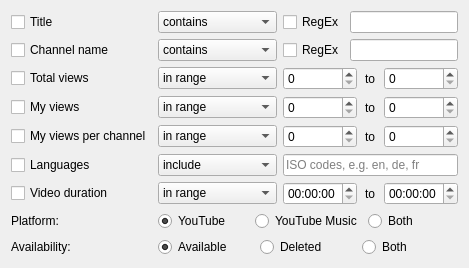
       <widget class="QWidget" name="property_filters_tab">
        <attribute name="title">
         <string>Property filters</string>
        </attribute>
        <layout class="QVBoxLayout" name="verticalLayout_5">
         <item>
          <layout class="QGridLayout" name="properties_grid" columnstretch="0,0,0,0,0">
           <property name="leftMargin">
            <number>0</number>
           </property>
           <property name="horizontalSpacing">
            <number>6</number>
           </property>
           <item row="1" column="1">
            <widget class="QComboBox" name="channel_combo">
             <item>
              <property name="text">
               <string>contains</string>
              </property>
             </item>
             <item>
              <property name="text">
               <string>does not contain</string>
              </property>
             </item>
            </widget>
           </item>
           <item row="2" column="0">
            <widget class="QCheckBox" name="views_cb">
             <property name="text">
              <string>Total views</string>
             </property>
            </widget>
           </item>
           <item row="1" column="0">
            <widget class="QCheckBox" name="channel_cb">
             <property name="text">
              <string>Channel name</string>
             </property>
            </widget>
           </item>
           <item row="3" column="1">
            <widget class="QComboBox" name="userviews_combo">
             <item>
              <property name="text">
               <string>in range</string>
              </property>
             </item>
             <item>
              <property name="text">
               <string>not in range</string>
              </property>
             </item>
            </widget>
           </item>
           <item row="6" column="4">
            <widget class="QTimeEdit" name="duration_max">
             <property name="showGroupSeparator" stdset="0">
              <bool>true</bool>
             </property>
             <property name="currentSection">
              <enum>QDateTimeEdit::Section::HourSection</enum>
             </property>
             <property name="displayFormat">
              <string>HH:mm:ss</string>
             </property>
            </widget>
           </item>
           <item row="8" column="0">
            <widget class="QLabel" name="label_3">
             <property name="text">
              <string>Availability:</string>
             </property>
            </widget>
           </item>
           <item row="6" column="0">
            <widget class="QCheckBox" name="duration_cb">
             <property name="text">
              <string>Video duration</string>
             </property>
            </widget>
           </item>
           <item row="3" column="4">
            <widget class="QSpinBox" name="userviews_max">
             <property name="showGroupSeparator" stdset="0">
              <bool>true</bool>
             </property>
             <property name="maximum">
              <number>100000</number>
             </property>
            </widget>
           </item>
           <item row="8" column="1" colspan="4">
            <layout class="QHBoxLayout" name="availability_hbox">
             <item>
              <widget class="QRadioButton" name="available_rb">
               <property name="text">
                <string>Available</string>
               </property>
               <property name="checked">
                <bool>true</bool>
               </property>
               <attribute name="buttonGroup">
                <string notr="true">availability_group</string>
               </attribute>
              </widget>
             </item>
             <item>
              <widget class="QRadioButton" name="deleted_rb">
               <property name="text">
                <string>Deleted</string>
               </property>
               <attribute name="buttonGroup">
                <string notr="true">availability_group</string>
               </attribute>
              </widget>
             </item>
             <item>
              <widget class="QRadioButton" name="availability_both_rb">
               <property name="text">
                <string>Both</string>
               </property>
               <attribute name="buttonGroup">
                <string notr="true">availability_group</string>
               </attribute>
              </widget>
             </item>
            </layout>
           </item>
           <item row="2" column="4">
            <widget class="IntegerOnlyDoubleSpinBox" name="views_max">
             <property name="showGroupSeparator" stdset="0">
              <bool>true</bool>
             </property>
             <property name="decimals">
              <number>0</number>
             </property>
             <property name="maximum">
              <double>30000000000.000000000000000</double>
             </property>
             <property name="singleStep">
              <double>1000.000000000000000</double>
             </property>
            </widget>
           </item>
           <item row="3" column="0">
            <widget class="QCheckBox" name="userviews_cb">
             <property name="text">
              <string>My views</string>
             </property>
            </widget>
           </item>
           <item row="7" column="1" colspan="4">
            <layout class="QHBoxLayout" name="platform_hbox">
             <item>
              <widget class="QRadioButton" name="youtube_rb">
               <property name="text">
                <string>YouTube</string>
               </property>
               <property name="checked">
                <bool>true</bool>
               </property>
               <attribute name="buttonGroup">
                <string notr="true">platform_group</string>
               </attribute>
              </widget>
             </item>
             <item>
              <widget class="QRadioButton" name="music_rb">
               <property name="text">
                <string>YouTube Music</string>
               </property>
               <attribute name="buttonGroup">
                <string notr="true">platform_group</string>
               </attribute>
              </widget>
             </item>
             <item>
              <widget class="QRadioButton" name="platform_both_rb">
               <property name="text">
                <string>Both</string>
               </property>
               <attribute name="buttonGroup">
                <string notr="true">platform_group</string>
               </attribute>
              </widget>
             </item>
            </layout>
           </item>
           <item row="5" column="0">
            <widget class="QCheckBox" name="languages_cb">
             <property name="text">
              <string>Languages</string>
             </property>
            </widget>
           </item>
           <item row="4" column="0">
            <widget class="QCheckBox" name="userviews_channel_cb">
             <property name="text">
              <string>My views per channel</string>
             </property>
            </widget>
           </item>
           <item row="5" column="1">
            <widget class="QComboBox" name="languages_combo">
             <item>
              <property name="text">
               <string>include</string>
              </property>
             </item>
             <item>
              <property name="text">
               <string>exclude</string>
              </property>
             </item>
            </widget>
           </item>
           <item row="0" column="0">
            <widget class="QCheckBox" name="title_cb">
             <property name="text">
              <string>Title</string>
             </property>
            </widget>
           </item>
           <item row="7" column="0">
            <widget class="QLabel" name="label">
             <property name="text">
              <string>Platform:</string>
             </property>
            </widget>
           </item>
           <item row="6" column="1">
            <widget class="QComboBox" name="duration_combo">
             <item>
              <property name="text">
               <string>in range</string>
              </property>
             </item>
             <item>
              <property name="text">
               <string>not in range</string>
              </property>
             </item>
            </widget>
           </item>
           <item row="2" column="1">
            <widget class="QComboBox" name="views_combo">
             <item>
              <property name="text">
               <string>in range</string>
              </property>
             </item>
             <item>
              <property name="text">
               <string>not in range</string>
              </property>
             </item>
            </widget>
           </item>
           <item row="4" column="1">
            <widget class="QComboBox" name="userviews_channel_combo">
             <item>
              <property name="text">
               <string>in range</string>
              </property>
             </item>
             <item>
              <property name="text">
               <string>not in range</string>
              </property>
             </item>
            </widget>
           </item>
           <item row="0" column="1">
            <widget class="QComboBox" name="title_combo">
             <item>
              <property name="text">
               <string>contains</string>
              </property>
             </item>
             <item>
              <property name="text">
               <string>does not contain</string>
              </property>
             </item>
            </widget>
           </item>
           <item row="4" column="4">
            <widget class="QSpinBox" name="userviews_channel_max">
             <property name="showGroupSeparator" stdset="0">
              <bool>true</bool>
             </property>
             <property name="maximum">
              <number>100000</number>
             </property>
            </widget>
           </item>
           <item row="2" column="2">
            <widget class="IntegerOnlyDoubleSpinBox" name="views_min">
             <property name="showGroupSeparator" stdset="0">
              <bool>true</bool>
             </property>
             <property name="decimals">
              <number>0</number>
             </property>
             <property name="maximum">
              <double>30000000000.000000000000000</double>
             </property>
             <property name="singleStep">
              <double>1000.000000000000000</double>
             </property>
            </widget>
           </item>
           <item row="3" column="2">
            <widget class="QSpinBox" name="userviews_min">
             <property name="showGroupSeparator" stdset="0">
              <bool>true</bool>
             </property>
             <property name="maximum">
              <number>100000</number>
             </property>
            </widget>
           </item>
           <item row="4" column="2">
            <widget class="QSpinBox" name="userviews_channel_min">
             <property name="showGroupSeparator" stdset="0">
              <bool>true</bool>
             </property>
             <property name="maximum">
              <number>100000</number>
             </property>
            </widget>
           </item>
           <item row="6" column="2">
            <widget class="QTimeEdit" name="duration_min">
             <property name="inputMethodHints">
              <set>Qt::InputMethodHint::ImhPreferNumbers</set>
             </property>
             <property name="showGroupSeparator" stdset="0">
              <bool>true</bool>
             </property>
             <property name="currentSection">
              <enum>QDateTimeEdit::Section::HourSection</enum>
             </property>
             <property name="displayFormat">
              <string>HH:mm:ss</string>
             </property>
            </widget>
           </item>
           <item row="2" column="3" alignment="Qt::AlignmentFlag::AlignHCenter">
            <widget class="QLabel" name="label_4">
             <property name="text">
              <string>to</string>
             </property>
            </widget>
           </item>
           <item row="3" column="3" alignment="Qt::AlignmentFlag::AlignHCenter">
            <widget class="QLabel" name="label_5">
             <property name="text">
              <string>to</string>
             </property>
            </widget>
           </item>
           <item row="4" column="3" alignment="Qt::AlignmentFlag::AlignHCenter">
            <widget class="QLabel" name="label_6">
             <property name="text">
              <string>to</string>
             </property>
            </widget>
           </item>
           <item row="6" column="3" alignment="Qt::AlignmentFlag::AlignHCenter">
            <widget class="QLabel" name="label_7">
             <property name="text">
              <string>to</string>
             </property>
            </widget>
           </item>
           <item row="5" column="2" colspan="3">
            <widget class="QLineEdit" name="languages_edit">
             <property name="placeholderText">
              <string>ISO codes, e.g. en, de, fr</string>
             </property>
            </widget>
           </item>
           <item row="1" column="2" colspan="3">
            <layout class="QHBoxLayout" name="channel_hbox">
             <item>
              <widget class="QCheckBox" name="channel_regex_cb">
               <property name="text">
                <string>RegEx</string>
               </property>
              </widget>
             </item>
             <item>
              <widget class="QLineEdit" name="channel_edit"/>
             </item>
            </layout>
           </item>
           <item row="0" column="2" colspan="3">
            <layout class="QHBoxLayout" name="title_hbox">
             <item>
              <widget class="QCheckBox" name="title_regex_cb">
               <property name="text">
                <string>RegEx</string>
               </property>
              </widget>
             </item>
             <item>
              <widget class="QLineEdit" name="title_edit"/>
             </item>
            </layout>
           </item>
          </layout>
         </item>
        </layout>
       </widget>
